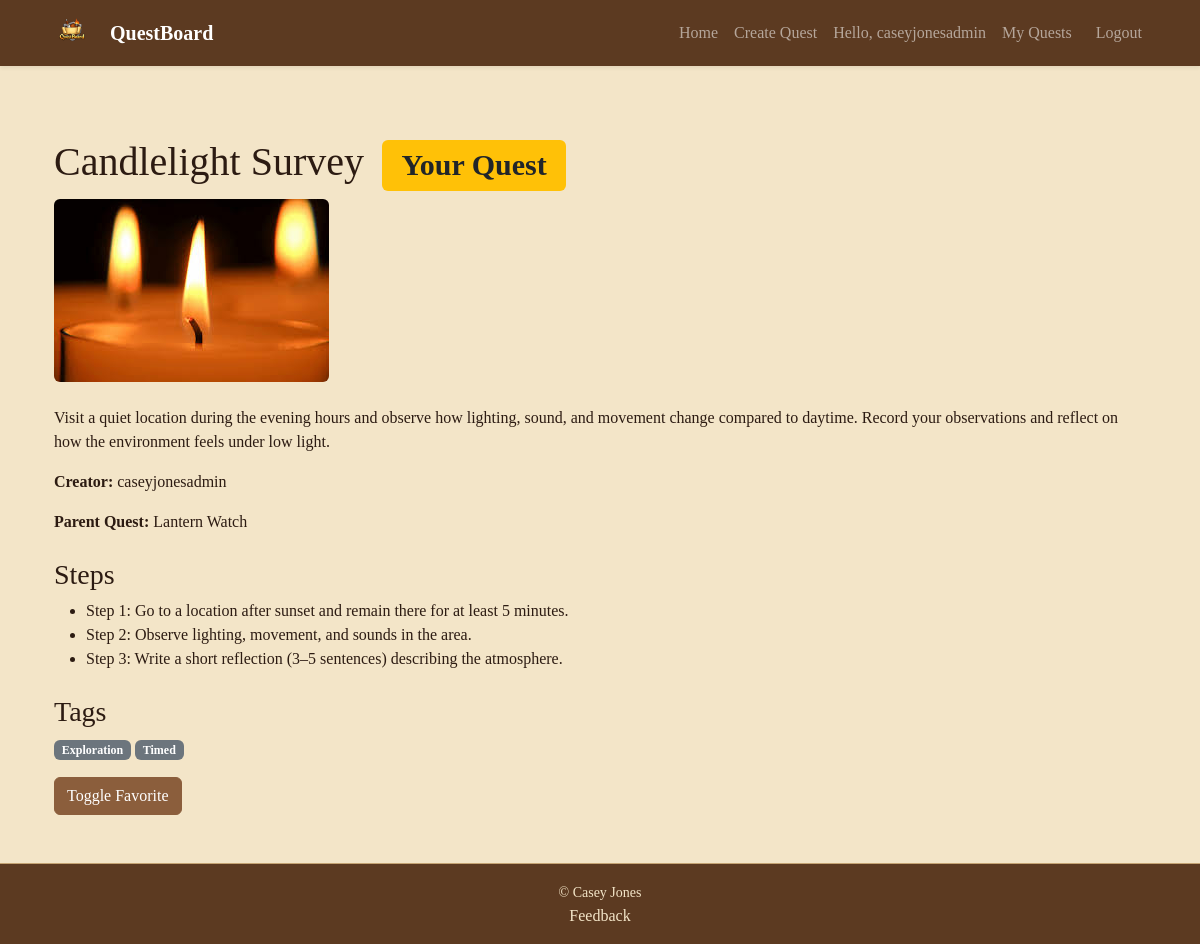
The app's page /quests/7/ (signed in) with its own data.
### QuestBoardApp/models.py (models this page shows, shortened)
class Quest(models.Model):
    creator = models.ForeignKey(User, on_delete=models.CASCADE, related_name="quests_created")
    parent = models.ForeignKey(
        "self",
        on_delete=models.SET_NULL,
        null=True,
        blank=True,
        related_name="remixes"
    )
    title = models.CharField(max_length=120)
    description = models.TextField()
    image = models.ImageField(upload_to="quest_images/", blank=True, null=True)
    created_at = models.DateTimeField(auto_now_add=True)
    tags = models.ManyToManyField(Tag, blank=True, related_name="quests")

class QuestStep(models.Model):
    quest = models.ForeignKey(Quest, on_delete=models.CASCADE, related_name="steps")
    order = models.PositiveIntegerField()
    instruction = models.TextField()

class Tag(models.Model):
    name = models.CharField(max_length=40, unique=True)

### QuestBoardApp/views.py (the view)
# urls.py: path("quests/<int:pk>/", views.QuestDetailView.as_view(), name="quest_detail"),
class QuestDetailView(DetailView):
    model = Quest
    template_name = "QuestBoardApp/quest_detail.html"
    context_object_name = "quest"
    def get_context_data(self, **kwargs):
        context = super().get_context_data(**kwargs)
        context["favorites"] = self.request.session.get("favorites", [])
        return context

### QuestBoardApp/templates/QuestBoardApp/quest_detail.html (shortened to what this page needs)
{% extends 'base.html' %}
{% block content %}
  <div class="container mt-4">
    <h1>
      {{ quest.title }}
      {% if user.is_authenticated and user == quest.creator %}
        <span class="badge bg-warning text-dark ms-2">Your Quest</span>
      {% endif %}
    </h1>
    {% if quest.image %}
      <img src="{{ quest.image.url }}" alt="{{ quest.title }}" class="img-fluid rounded mb-4" />
    {% endif %}
    <p>{{ quest.description }}</p>
    <p>
      <strong>Creator:</strong> {{ quest.creator }}
    </p>
    {% if quest.parent %}
      <p>
        <strong>Parent Quest:</strong> {{ quest.parent.title }}
      </p>
    {% endif %}
    <h3 class="mt-4">Steps</h3>
    <ul>
      {% for step in quest.steps.all %}
        <li>Step {{ step.order }}: {{ step.instruction }}</li>
      {% endfor %}
    </ul>
    <h3 class="mt-4">Tags</h3>
    <div class="mb-3">
      {% for tag in quest.tags.all %}
        <span class="badge bg-secondary">{{ tag.name }}</span>
      {% empty %}
        <span class="text-muted">No tags</span>
      {% endfor %}
    </div>
    <a href="{% url 'toggle_favorite' quest.pk %}" class="btn btn-primary">Toggle Favorite</a>
  </div>
{% endblock %}

### templates/base.html (shortened to what this page needs)
{% load static %}
{% load django_bootstrap5 %}
<!DOCTYPE html>
<html lang="en">
  <head>
    <link href="https://cdn.jsdelivr.net/npm/bootstrap@5.3.2/dist/css/bootstrap.min.css" rel="stylesheet" />
    <link rel="stylesheet" href="{% static 'QuestBoardApp/styles.css' %}" />
  </head>
  <body class="d-flex flex-column min-vh-100">
    <nav class="navbar navbar-expand-lg navbar-dark bg-dark shadow-sm">
    <div class="container">
        <a class="navbar-brand d-flex align-items-center" href="{% url 'index' %}">
            <img src="{% static 'QuestBoardApp/logo.png' %}" alt="QuestBoard Logo" height="40" class="me-2">
            <span class="fw-bold">QuestBoard</span>
        </a>
        <div class="collapse navbar-collapse justify-content-end" id="navbarNav">
            <ul class="navbar-nav">
                <li class="nav-item">
                    <a class="nav-link" href="{% url 'index' %}">Home</a>
                </li>
                {% if user.is_authenticated %}
                    <li class="nav-item">
                        <a class="nav-link" href="{% url 'create_quest' %}">Create Quest</a>
                    </li>
                    <li class="nav-item">
                        <span class="nav-link">Hello, {{ user.username }}</span>
                    </li>
                    <li class="nav-item">
                        <a class="nav-link" href="{% url 'my_quests' %}">My Quests</a>
                    </li>
                    <li class="nav-item">
                        <form method="post" action="{% url 'logout' %}" class="d-inline">
                            <button type="submit" class="btn btn-link nav-link" style="display:inline; padding: 8px 16px; border: none;">
                                Logout
                            </button>
                        </form>
                    </li>
                {% endif %}
            </ul>
        </div>
    </div>
</nav>
    <main class="container my-5 flex-grow-1">
      {% block content %}
      {% endblock %}
    </main>
    <footer class="text-center py-3 mt-auto border-top">
      <small>&copy; {{ now|date:'Y' }} Casey Jones</small>
      <a class="nav-link" href="{% url 'feedback' %}">Feedback</a>
    </footer>
  </body>
</html>

### QuestBoardApp/static/QuestBoardApp/styles.css (style rules this page uses)
:root { --bs-primary: #8b5e3c; --bs-secondary: #5c3a21; --bs-success: #6c8b3c; --bs-danger: #9c2f2f; --bs-warning: #c99a2e; --bs-info: #7b6a4f; --bs-light: #f3e5c8; --bs-dark: #2c1b12; --bs-body-bg: #f3e5c8; --bs-body-color: #2c1b12; --bs-border-color: #c4a373; }
body { background-color: var(--bs-body-bg); color: var(--bs-body-color); font-family: "Georgia", serif; background-image: url('/static/QuestBoardApp/parchment-paper.png'); background-size: cover; }
.navbar { background-color: #5c3a21 !important; }
.btn-primary { background-color: #8b5e3c; border-color: #8b5e3c; }
footer { background-color: #5c3a21; color: #f3e5c8; }

### records on screen
Quest: title "Candlelight Survey", image (picture), description "Visit a quiet location during the evening hours and observe how lighting, sound, and movement change compared to daytime. Record your observations and reflect on how the environment feels under low light.", creator "caseyjonesadmin", parent "Lantern Watch"
QuestStep: order "1", instruction "Go to a location after sunset and remain there for at least 5 minutes."
QuestStep: order "2", instruction "Observe lighting, movement, and sounds in the area."
QuestStep: order "3", instruction "Write a short reflection (3–5 sentences) describing the atmosphere."
Tag: name "Exploration"
Tag: name "Timed"

### other values on screen
{{ user.username }} "caseyjonesadmin"
